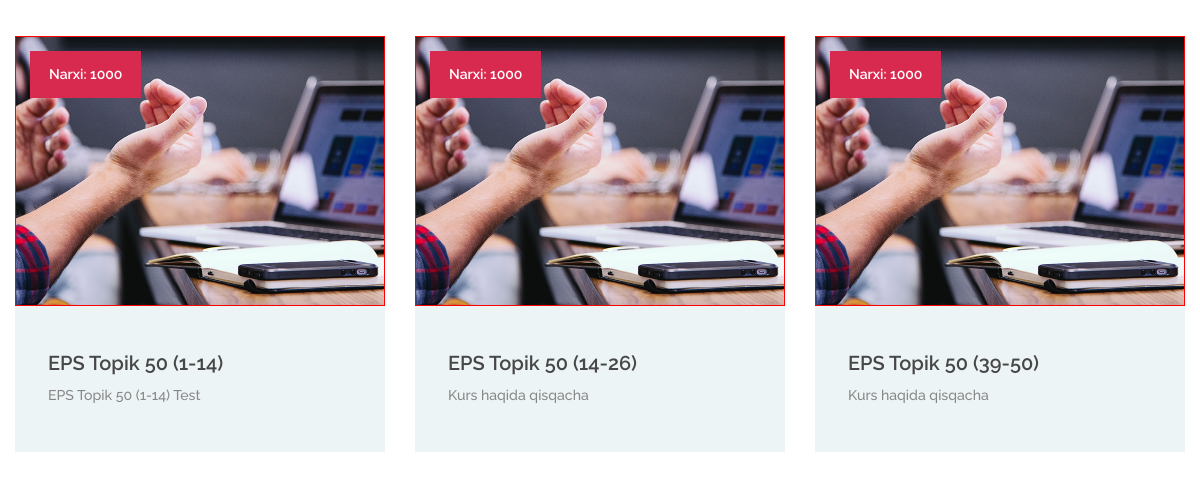
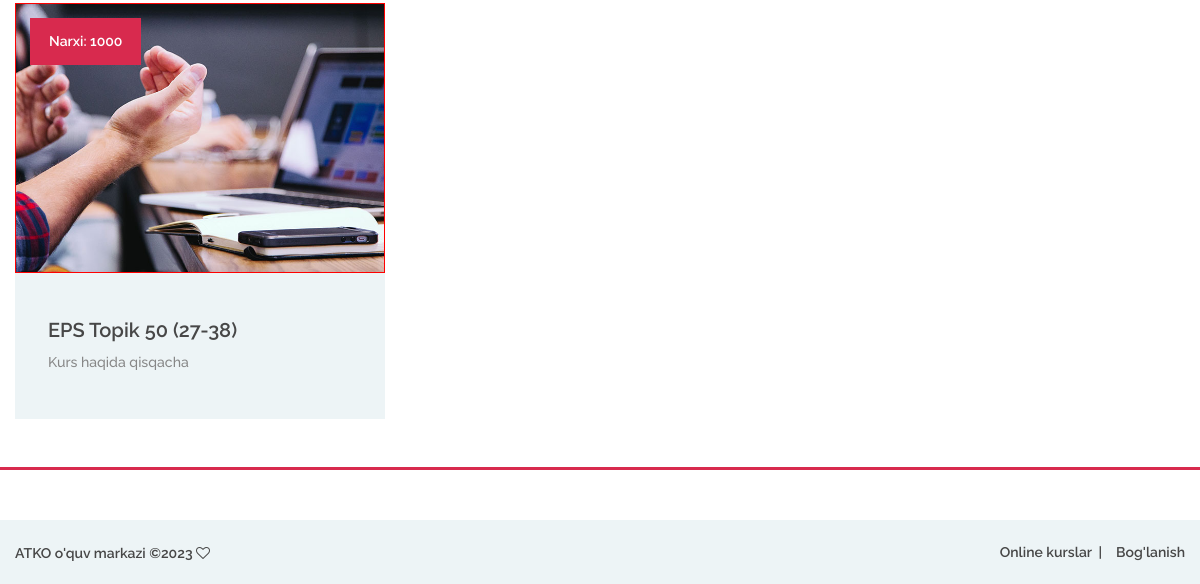
/courses.php (lower part), run on an earlier commit of the app's database (2 pictures, top to bottom).
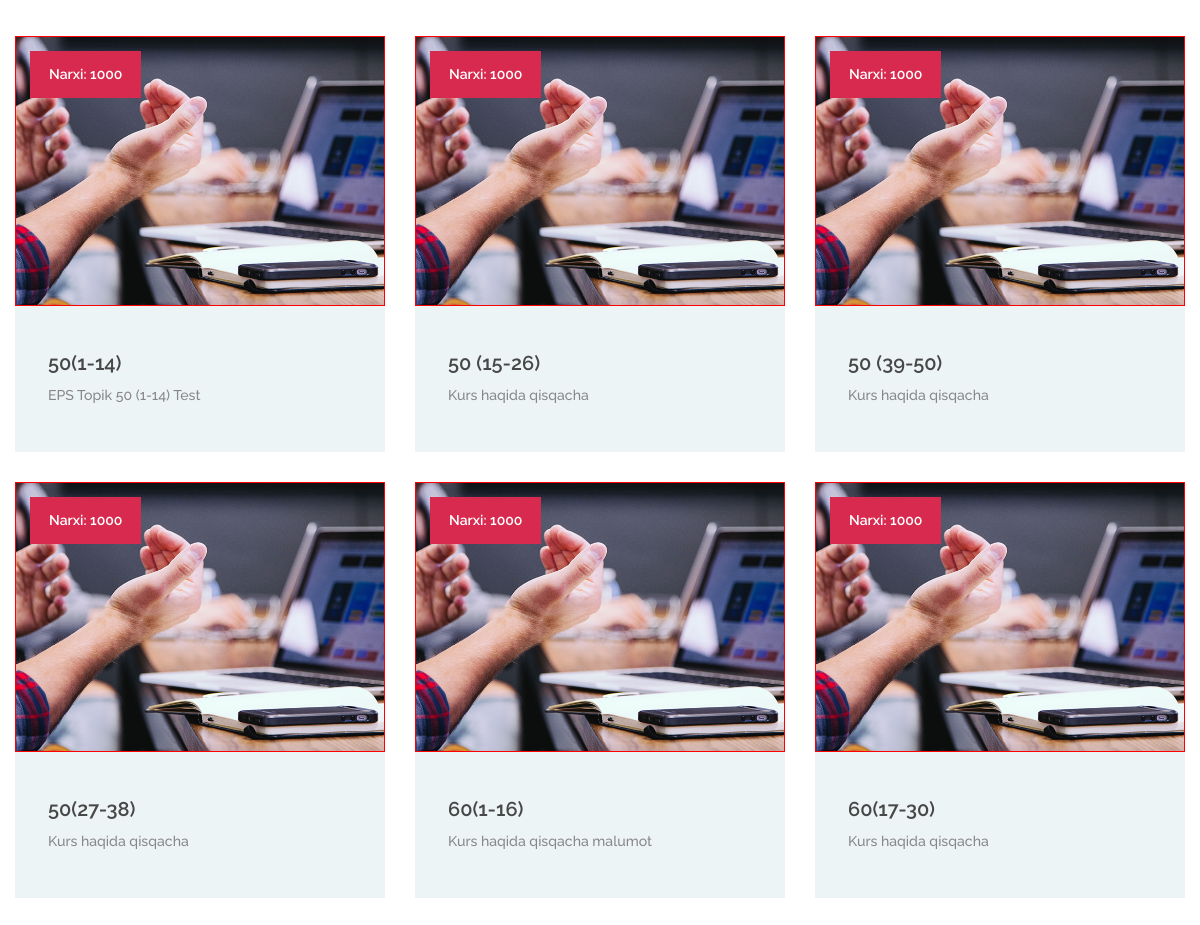
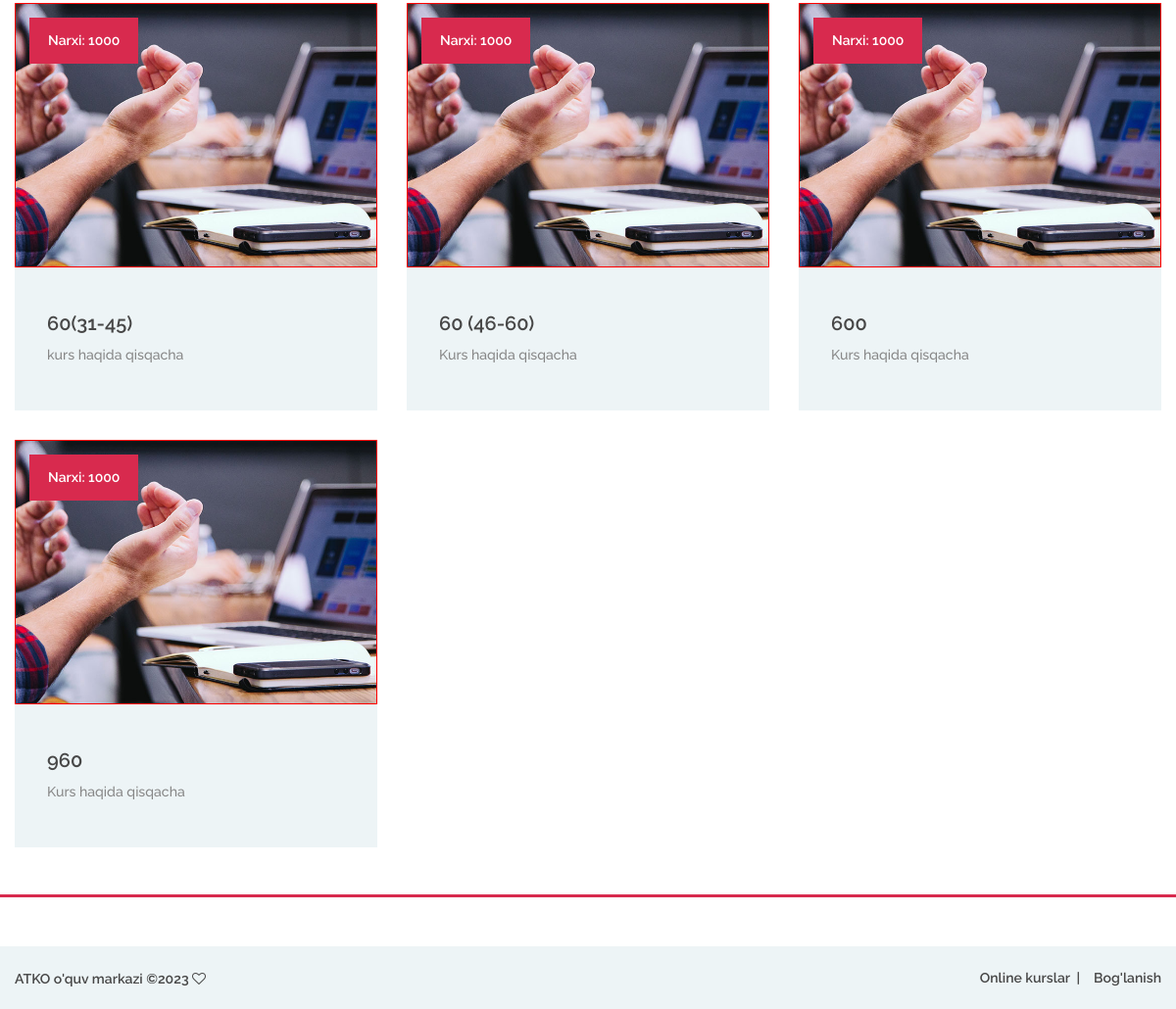
And on a later commit of the database (2 pictures, top to bottom).
### tables this page shows
CREATE TABLE `cours` (
  `id` int(11) NOT NULL,
  `CoursID` varchar(20) NOT NULL,
  `CoursName` varchar(70) NOT NULL,
  `CoursText` varchar(70) NOT NULL,
  `CoursAbout` longtext NOT NULL,
  `CoursPrice` varchar(20) NOT NULL,
  `CoursImage` varchar(120) NOT NULL,
  `CoursMavzu` int(3) NOT NULL,
  `CoursTil` varchar(11) NOT NULL,
  `CoursDavomiy` varchar(8) NOT NULL,
  `CoursTecher` varchar(70) NOT NULL,
  `TecherImage` varchar(120) NOT NULL,
  `Muddat` int(100) NOT NULL,
  `Data` timestamp NOT NULL DEFAULT current_timestamp()
);

### courses.php (the view, shortened to what this page needs)
<!DOCTYPE php>
<?php
	include("./config/confige.php");
?>
<php lang="en">
<head>
	<link rel="stylesheet" href="css/bootstrap.min.css"/>
	<link rel="stylesheet" href="css/font-awesome.min.css"/>
	<link rel="stylesheet" href="css/owl.carousel.css"/>
	<link rel="stylesheet" href="css/style.css"/>
</head>
<body>
	<section class="course-section spad pb-0">
		<div class="course-warp">
			<div class="row course-items-area">
				<?php
					$sql1 = "SELECT * FROM `cours`";
					$res1 = $conn->query($sql1);
					while ($row1 = $res1->fetch()) {
				?>
				<div class="mix col-lg-4 finance">
					<div class="course-item">
						<a href="./course.php?CoursID=<?php echo $row1['CoursID']; ?>" >
							<div class="course-thumb set-bg" style='border:1px solid red;' data-setbg="img/kurs/<?php echo $row1['CoursImage']; ?>">
								<div class="price">Narxi: <?php echo $row1['CoursPrice']; ?></div>
							</div>
							<div class="course-info">
								<div class="course-text">
									<h5><?php echo $row1['CoursName']; ?></h5>
									<p><?php echo $row1['CoursText']; ?></p>
								</div>
							</div>
						</a>
					</div>
				</div>
				<?php } ?>
			</div>
		</div>
	</section>
    <footer class="footer-section spad p-0 mt-5">
		<div class="footer-bottom">
			<div class="footer-warp">
				<ul class="footer-menu">
					<li><a href="courses.php">Online kurslar</a></li>
					<li><a href="contact.php">Bog'lanish</a></li>
				</ul>
				<div class="copyright">
					ATKO o'quv markazi
					&copy;<script>document.write(new Date().getFullYear());</script>
					<i class="fa fa-heart-o" aria-hidden="true"></i>
				</div>
			</div>
		</div>
	</footer>
</body>
</php>

What changed in the data, as far as the page shows it:
changed cours "EPS Topik 50 (1-14) Test": CoursName "EPS Topik 50 (1-14)" → "50(1-14)"
changed cours (number 2 of 10 on the later page): CoursName "EPS Topik 50 (14-26)" → "50 (15-26)"
changed cours (number 3 of 10 on the later page): CoursName "EPS Topik 50 (39-50)" → "50 (39-50)"
changed cours (number 4 of 10 on the later page): CoursName "EPS Topik 50 (27-38)" → "50(27-38)"
added cours: CoursPrice "1000", CoursName "60(1-16)", CoursText "Kurs haqida qisqacha malumot"
added cours: CoursPrice "1000", CoursName "60(17-30)", CoursText "Kurs haqida qisqacha"
added cours: CoursPrice "1000", CoursName "60(31-45)", CoursText "kurs haqida qisqacha"
added cours: CoursPrice "1000", CoursName "60 (46-60)", CoursText "Kurs haqida qisqacha"
added cours: CoursPrice "1000", CoursName "600", CoursText "Kurs haqida qisqacha"
added cours: CoursPrice "1000", CoursName "960", CoursText "Kurs haqida qisqacha"
